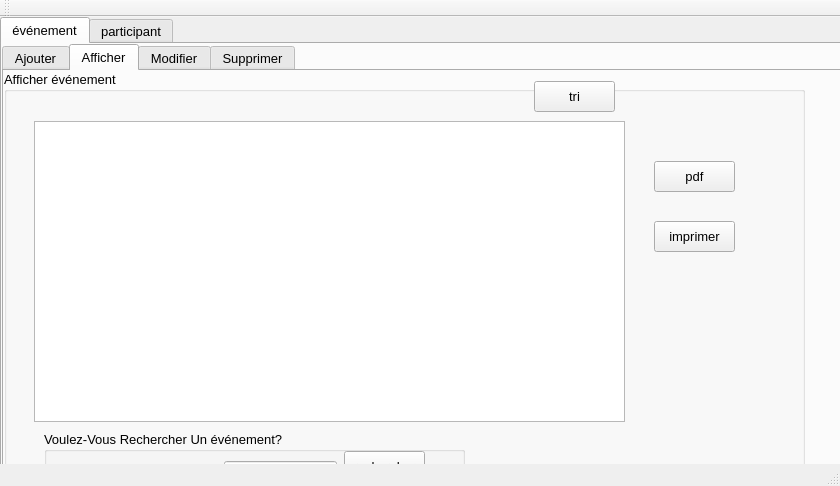
<?xml version="1.0" encoding="UTF-8"?>
<ui version="4.0">
 <class>MainWindow</class>
 <widget class="QMainWindow" name="MainWindow">
  <property name="geometry">
   <rect>
    <x>0</x>
    <y>0</y>
    <width>840</width>
    <height>486</height>
   </rect>
  </property>
  <property name="windowTitle">
   <string>Gestion des étudiants</string>
  </property>
  <widget class="QWidget" name="centralWidget">
   <widget class="QTabWidget" name="tabWidget_2">
    <property name="geometry">
     <rect>
      <x>0</x>
      <y>0</y>
      <width>1271</width>
      <height>711</height>
     </rect>
    </property>
    <property name="font">
     <font>
      <family>MS Shell Dlg 2</family>
      <pointsize>10</pointsize>
     </font>
    </property>
    <property name="styleSheet">
     <string notr="true">background-image:url(:/gris.jpg)</string>
    </property>
    <property name="currentIndex">
     <number>0</number>
    </property>
    <property name="icon" stdset="0">
     <pixmap>:/back.png</pixmap>
    </property>
    <widget class="QWidget" name="tab_4">
     <attribute name="title">
      <string>événement</string>
     </attribute>
     <widget class="QTabWidget" name="tabWidget">
      <property name="geometry">
       <rect>
        <x>0</x>
        <y>0</y>
        <width>901</width>
        <height>661</height>
       </rect>
      </property>
      <property name="font">
       <font>
        <family>MS Shell Dlg 2</family>
        <pointsize>10</pointsize>
        <weight>50</weight>
        <bold>false</bold>
       </font>
      </property>
      <property name="styleSheet">
       <string notr="true">color:url(:/gris.jpg)</string>
      </property>
      <property name="currentIndex">
       <number>1</number>
      </property>
      <widget class="QWidget" name="tab">
       <attribute name="title">
        <string>Ajouter</string>
       </attribute>
       <widget class="QToolButton" name="toolButton">
        <property name="geometry">
         <rect>
          <x>0</x>
          <y>0</y>
          <width>27</width>
          <height>22</height>
         </rect>
        </property>
        <property name="text">
         <string>...</string>
        </property>
       </widget>
       <widget class="QGroupBox" name="groupBox_4">
        <property name="geometry">
         <rect>
          <x>110</x>
          <y>50</y>
          <width>541</width>
          <height>421</height>
         </rect>
        </property>
        <property name="font">
         <font>
          <family>MS Shell Dlg 2</family>
          <pointsize>10</pointsize>
          <weight>50</weight>
          <bold>false</bold>
         </font>
        </property>
        <property name="title">
         <string>Ajouter Un événement</string>
        </property>
        <widget class="QLineEdit" name="lineEdit_titre">
         <property name="geometry">
          <rect>
           <x>290</x>
           <y>60</y>
           <width>211</width>
           <height>20</height>
          </rect>
         </property>
        </widget>
        <widget class="QLineEdit" name="lineEdit_type">
         <property name="geometry">
          <rect>
           <x>290</x>
           <y>100</y>
           <width>211</width>
           <height>21</height>
          </rect>
         </property>
        </widget>
        <widget class="QLabel" name="label_2">
         <property name="geometry">
          <rect>
           <x>150</x>
           <y>110</y>
           <width>47</width>
           <height>13</height>
          </rect>
         </property>
         <property name="font">
          <font>
           <family>MS Shell Dlg 2</family>
           <pointsize>10</pointsize>
           <weight>50</weight>
           <bold>false</bold>
          </font>
         </property>
         <property name="text">
          <string>type</string>
         </property>
        </widget>
        <widget class="QLabel" name="label">
         <property name="geometry">
          <rect>
           <x>150</x>
           <y>60</y>
           <width>91</width>
           <height>16</height>
          </rect>
         </property>
         <property name="font">
          <font>
           <pointsize>10</pointsize>
          </font>
         </property>
         <property name="text">
          <string>titre</string>
         </property>
        </widget>
        <widget class="QLineEdit" name="lineEdit_lieu">
         <property name="geometry">
          <rect>
           <x>290</x>
           <y>150</y>
           <width>211</width>
           <height>20</height>
          </rect>
         </property>
        </widget>
        <widget class="QLineEdit" name="lineEdit_datedebut">
         <property name="geometry">
          <rect>
           <x>290</x>
           <y>190</y>
           <width>211</width>
           <height>22</height>
          </rect>
         </property>
        </widget>
        <widget class="QLineEdit" name="lineEdit_datefin">
         <property name="geometry">
          <rect>
           <x>290</x>
           <y>230</y>
           <width>211</width>
           <height>22</height>
          </rect>
         </property>
        </widget>
        <widget class="QLabel" name="label_3">
         <property name="geometry">
          <rect>
           <x>150</x>
           <y>150</y>
           <width>81</width>
           <height>20</height>
          </rect>
         </property>
         <property name="font">
          <font>
           <family>MS Shell Dlg 2</family>
           <pointsize>10</pointsize>
           <weight>50</weight>
           <bold>false</bold>
          </font>
         </property>
         <property name="text">
          <string>lieu</string>
         </property>
        </widget>
        <widget class="QLabel" name="label_5">
         <property name="geometry">
          <rect>
           <x>150</x>
           <y>190</y>
           <width>81</width>
           <height>20</height>
          </rect>
         </property>
         <property name="font">
          <font>
           <family>MS Shell Dlg 2</family>
           <pointsize>10</pointsize>
           <weight>50</weight>
           <bold>false</bold>
          </font>
         </property>
         <property name="text">
          <string>datedebut</string>
         </property>
        </widget>
        <widget class="QLabel" name="label_6">
         <property name="geometry">
          <rect>
           <x>150</x>
           <y>230</y>
           <width>121</width>
           <height>16</height>
          </rect>
         </property>
         <property name="font">
          <font>
           <family>MS Shell Dlg 2</family>
           <pointsize>10</pointsize>
           <weight>50</weight>
           <bold>false</bold>
          </font>
         </property>
         <property name="text">
          <string>datefin</string>
         </property>
        </widget>
        <widget class="QPushButton" name="pb_ajouter">
         <property name="geometry">
          <rect>
           <x>350</x>
           <y>320</y>
           <width>81</width>
           <height>31</height>
          </rect>
         </property>
         <property name="font">
          <font>
           <family>MS Shell Dlg 2</family>
           <pointsize>10</pointsize>
           <weight>50</weight>
           <bold>false</bold>
          </font>
         </property>
         <property name="text">
          <string>Ajouter</string>
         </property>
        </widget>
       </widget>
       <widget class="QLabel" name="label_17">
        <property name="geometry">
         <rect>
          <x>-25</x>
          <y>-60</y>
          <width>791</width>
          <height>621</height>
         </rect>
        </property>
        <property name="styleSheet">
         <string notr="true">background-image: url(:/gris.jpg);</string>
        </property>
        <property name="text">
         <string/>
        </property>
       </widget>
       <zorder>label_17</zorder>
       <zorder>groupBox_4</zorder>
       <zorder>toolButton</zorder>
      </widget>
      <widget class="QWidget" name="tab_2">
       <attribute name="title">
        <string>Afficher</string>
       </attribute>
       <widget class="QGroupBox" name="groupBox_3">
        <property name="geometry">
         <rect>
          <x>0</x>
          <y>0</y>
          <width>801</width>
          <height>601</height>
         </rect>
        </property>
        <property name="font">
         <font>
          <family>MS Shell Dlg 2</family>
          <pointsize>10</pointsize>
          <weight>50</weight>
          <bold>false</bold>
         </font>
        </property>
        <property name="title">
         <string>Afficher événement</string>
        </property>
        <widget class="QTableView" name="tabevenement">
         <property name="geometry">
          <rect>
           <x>30</x>
           <y>50</y>
           <width>591</width>
           <height>301</height>
          </rect>
         </property>
        </widget>
        <widget class="QGroupBox" name="groupBox">
         <property name="geometry">
          <rect>
           <x>40</x>
           <y>360</y>
           <width>421</width>
           <height>131</height>
          </rect>
         </property>
         <property name="font">
          <font>
           <family>MS Shell Dlg 2</family>
           <pointsize>10</pointsize>
           <weight>50</weight>
           <bold>false</bold>
          </font>
         </property>
         <property name="title">
          <string>Voulez-Vous Rechercher Un événement?</string>
         </property>
         <widget class="QLabel" name="label_8">
          <property name="geometry">
           <rect>
            <x>0</x>
            <y>30</y>
            <width>211</width>
            <height>16</height>
           </rect>
          </property>
          <property name="font">
           <font>
            <family>MS Shell Dlg 2</family>
            <pointsize>10</pointsize>
            <weight>50</weight>
            <bold>false</bold>
           </font>
          </property>
          <property name="text">
           <string>Entrer le titre de  l'événement</string>
          </property>
         </widget>
         <widget class="QLineEdit" name="lineEditrech">
          <property name="geometry">
           <rect>
            <x>180</x>
            <y>30</y>
            <width>113</width>
            <height>22</height>
           </rect>
          </property>
         </widget>
         <widget class="QPushButton" name="pb_rechercher">
          <property name="geometry">
           <rect>
            <x>300</x>
            <y>20</y>
            <width>81</width>
            <height>31</height>
           </rect>
          </property>
          <property name="font">
           <font>
            <family>MS Shell Dlg 2</family>
            <pointsize>10</pointsize>
            <weight>50</weight>
            <bold>false</bold>
           </font>
          </property>
          <property name="text">
           <string>rechercher</string>
          </property>
         </widget>
        </widget>
        <widget class="QPushButton" name="pb_tri">
         <property name="geometry">
          <rect>
           <x>530</x>
           <y>10</y>
           <width>81</width>
           <height>31</height>
          </rect>
         </property>
         <property name="font">
          <font>
           <family>MS Shell Dlg 2</family>
           <pointsize>10</pointsize>
           <weight>50</weight>
           <bold>false</bold>
          </font>
         </property>
         <property name="text">
          <string>tri</string>
         </property>
        </widget>
        <widget class="QPushButton" name="pb_pdf">
         <property name="geometry">
          <rect>
           <x>650</x>
           <y>90</y>
           <width>81</width>
           <height>31</height>
          </rect>
         </property>
         <property name="font">
          <font>
           <family>MS Shell Dlg 2</family>
           <pointsize>10</pointsize>
           <weight>50</weight>
           <bold>false</bold>
          </font>
         </property>
         <property name="text">
          <string>pdf</string>
         </property>
        </widget>
        <widget class="QPushButton" name="pb_imprimer">
         <property name="geometry">
          <rect>
           <x>650</x>
           <y>150</y>
           <width>81</width>
           <height>31</height>
          </rect>
         </property>
         <property name="font">
          <font>
           <family>MS Shell Dlg 2</family>
           <pointsize>10</pointsize>
           <weight>50</weight>
           <bold>false</bold>
          </font>
         </property>
         <property name="text">
          <string>imprimer</string>
         </property>
        </widget>
        <zorder>groupBox</zorder>
        <zorder>tabevenement</zorder>
        <zorder>pb_tri</zorder>
        <zorder>pb_pdf</zorder>
        <zorder>pb_imprimer</zorder>
       </widget>
       <widget class="QLabel" name="label_18">
        <property name="geometry">
         <rect>
          <x>-5</x>
          <y>-5</y>
          <width>931</width>
          <height>581</height>
         </rect>
        </property>
        <property name="styleSheet">
         <string notr="true">background-image: url(:/gris.jpg);</string>
        </property>
        <property name="text">
         <string/>
        </property>
       </widget>
       <zorder>label_18</zorder>
       <zorder>groupBox_3</zorder>
      </widget>
      <widget class="QWidget" name="tab_6">
       <attribute name="title">
        <string>Modifier</string>
       </attribute>
       <widget class="QLabel" name="label_10">
        <property name="geometry">
         <rect>
          <x>230</x>
          <y>90</y>
          <width>91</width>
          <height>16</height>
         </rect>
        </property>
        <property name="font">
         <font>
          <family>MS Shell Dlg 2</family>
          <pointsize>10</pointsize>
          <weight>50</weight>
          <bold>false</bold>
         </font>
        </property>
        <property name="text">
         <string>titre</string>
        </property>
       </widget>
       <widget class="QLabel" name="label_11">
        <property name="geometry">
         <rect>
          <x>240</x>
          <y>130</y>
          <width>91</width>
          <height>16</height>
         </rect>
        </property>
        <property name="font">
         <font>
          <family>MS Shell Dlg 2</family>
          <pointsize>10</pointsize>
          <weight>50</weight>
          <bold>false</bold>
         </font>
        </property>
        <property name="text">
         <string>type</string>
        </property>
       </widget>
       <widget class="QLabel" name="label_12">
        <property name="geometry">
         <rect>
          <x>240</x>
          <y>170</y>
          <width>91</width>
          <height>16</height>
         </rect>
        </property>
        <property name="font">
         <font>
          <family>MS Shell Dlg 2</family>
          <pointsize>10</pointsize>
          <weight>50</weight>
          <bold>false</bold>
         </font>
        </property>
        <property name="text">
         <string>lieu</string>
        </property>
       </widget>
       <widget class="QLabel" name="label_14">
        <property name="geometry">
         <rect>
          <x>240</x>
          <y>210</y>
          <width>91</width>
          <height>16</height>
         </rect>
        </property>
        <property name="font">
         <font>
          <family>MS Shell Dlg 2</family>
          <pointsize>10</pointsize>
          <weight>50</weight>
          <bold>false</bold>
         </font>
        </property>
        <property name="text">
         <string>datedebut</string>
        </property>
       </widget>
       <widget class="QLabel" name="label_15">
        <property name="geometry">
         <rect>
          <x>240</x>
          <y>250</y>
          <width>91</width>
          <height>16</height>
         </rect>
        </property>
        <property name="font">
         <font>
          <family>MS Shell Dlg 2</family>
          <pointsize>10</pointsize>
          <weight>50</weight>
          <bold>false</bold>
         </font>
        </property>
        <property name="text">
         <string>datefin</string>
        </property>
       </widget>
       <widget class="QLineEdit" name="lineEdit_titre_2">
        <property name="geometry">
         <rect>
          <x>400</x>
          <y>90</y>
          <width>181</width>
          <height>22</height>
         </rect>
        </property>
       </widget>
       <widget class="QLineEdit" name="lineEdit_type_2">
        <property name="geometry">
         <rect>
          <x>400</x>
          <y>130</y>
          <width>181</width>
          <height>22</height>
         </rect>
        </property>
       </widget>
       <widget class="QLineEdit" name="lineEdit_lieu_2">
        <property name="geometry">
         <rect>
          <x>400</x>
          <y>170</y>
          <width>181</width>
          <height>22</height>
         </rect>
        </property>
       </widget>
       <widget class="QLineEdit" name="lineEdit_datedebut_2">
        <property name="geometry">
         <rect>
          <x>400</x>
          <y>210</y>
          <width>181</width>
          <height>22</height>
         </rect>
        </property>
       </widget>
       <widget class="QLineEdit" name="lineEdit_datefin_2">
        <property name="geometry">
         <rect>
          <x>400</x>
          <y>250</y>
          <width>181</width>
          <height>22</height>
         </rect>
        </property>
       </widget>
       <widget class="QLabel" name="label_19">
        <property name="geometry">
         <rect>
          <x>-70</x>
          <y>-20</y>
          <width>1131</width>
          <height>621</height>
         </rect>
        </property>
        <property name="styleSheet">
         <string notr="true">background-image: url(:/gris.jpg);</string>
        </property>
        <property name="text">
         <string/>
        </property>
       </widget>
       <widget class="QGroupBox" name="groupBox_2">
        <property name="geometry">
         <rect>
          <x>170</x>
          <y>50</y>
          <width>451</width>
          <height>371</height>
         </rect>
        </property>
        <property name="font">
         <font>
          <pointsize>10</pointsize>
         </font>
        </property>
        <property name="title">
         <string>Modifier un événement</string>
        </property>
        <widget class="QPushButton" name="pb_modifier">
         <property name="geometry">
          <rect>
           <x>320</x>
           <y>290</y>
           <width>81</width>
           <height>21</height>
          </rect>
         </property>
         <property name="font">
          <font>
           <family>MS Shell Dlg 2</family>
           <pointsize>10</pointsize>
           <weight>50</weight>
           <bold>false</bold>
          </font>
         </property>
         <property name="text">
          <string>Modifier</string>
         </property>
        </widget>
       </widget>
       <zorder>label_19</zorder>
       <zorder>groupBox_2</zorder>
       <zorder>label_10</zorder>
       <zorder>label_11</zorder>
       <zorder>label_12</zorder>
       <zorder>label_14</zorder>
       <zorder>label_15</zorder>
       <zorder>lineEdit_titre_2</zorder>
       <zorder>lineEdit_type_2</zorder>
       <zorder>lineEdit_lieu_2</zorder>
       <zorder>lineEdit_datedebut_2</zorder>
       <zorder>lineEdit_datefin_2</zorder>
      </widget>
      <widget class="QWidget" name="tab_3">
       <attribute name="title">
        <string>Supprimer</string>
       </attribute>
       <widget class="QGroupBox" name="groupBox_5">
        <property name="geometry">
         <rect>
          <x>150</x>
          <y>120</y>
          <width>391</width>
          <height>161</height>
         </rect>
        </property>
        <property name="font">
         <font>
          <family>MS Shell Dlg 2</family>
          <pointsize>10</pointsize>
          <weight>50</weight>
          <bold>false</bold>
         </font>
        </property>
        <property name="title">
         <string>Entrer le titre d'un événement Pour Le Supprimer</string>
        </property>
        <widget class="QPushButton" name="pb_supprimer">
         <property name="geometry">
          <rect>
           <x>290</x>
           <y>80</y>
           <width>81</width>
           <height>23</height>
          </rect>
         </property>
         <property name="font">
          <font>
           <family>MS Shell Dlg 2</family>
           <pointsize>10</pointsize>
           <weight>50</weight>
           <bold>false</bold>
          </font>
         </property>
         <property name="text">
          <string>Supprimer</string>
         </property>
        </widget>
        <widget class="QLineEdit" name="lineEdit_titres">
         <property name="geometry">
          <rect>
           <x>160</x>
           <y>80</y>
           <width>113</width>
           <height>20</height>
          </rect>
         </property>
        </widget>
        <widget class="QLabel" name="label_9">
         <property name="geometry">
          <rect>
           <x>50</x>
           <y>80</y>
           <width>91</width>
           <height>16</height>
          </rect>
         </property>
         <property name="font">
          <font>
           <family>MS Shell Dlg 2</family>
           <pointsize>10</pointsize>
           <weight>50</weight>
           <bold>false</bold>
          </font>
         </property>
         <property name="text">
          <string>titre</string>
         </property>
        </widget>
       </widget>
       <widget class="QLabel" name="label_20">
        <property name="geometry">
         <rect>
          <x>-110</x>
          <y>-70</y>
          <width>1171</width>
          <height>661</height>
         </rect>
        </property>
        <property name="styleSheet">
         <string notr="true">background-image: url(:/gris.jpg);</string>
        </property>
        <property name="text">
         <string/>
        </property>
       </widget>
       <zorder>label_20</zorder>
       <zorder>groupBox_5</zorder>
      </widget>
     </widget>
    </widget>
    <widget class="QWidget" name="tab_5">
     <attribute name="title">
      <string>participant</string>
     </attribute>
     <widget class="QTabWidget" name="tabWidget_3">
      <property name="geometry">
       <rect>
        <x>0</x>
        <y>0</y>
        <width>801</width>
        <height>551</height>
       </rect>
      </property>
      <property name="font">
       <font>
        <family>MS Shell Dlg 2</family>
        <pointsize>10</pointsize>
       </font>
      </property>
      <property name="currentIndex">
       <number>1</number>
      </property>
      <widget class="QWidget" name="tab_7">
       <attribute name="title">
        <string>Ajouter</string>
       </attribute>
       <widget class="QLabel" name="label_21">
        <property name="geometry">
         <rect>
          <x>-40</x>
          <y>-10</y>
          <width>841</width>
          <height>621</height>
         </rect>
        </property>
        <property name="styleSheet">
         <string notr="true">background-image: url(:/gris.jpg);</string>
        </property>
        <property name="text">
         <string/>
        </property>
       </widget>
       <widget class="QGroupBox" name="groupBox_6">
        <property name="geometry">
         <rect>
          <x>80</x>
          <y>60</y>
          <width>541</width>
          <height>361</height>
         </rect>
        </property>
        <property name="title">
         <string>Ajouter Un participant</string>
        </property>
        <widget class="QLabel" name="label_22">
         <property name="geometry">
          <rect>
           <x>150</x>
           <y>110</y>
           <width>101</width>
           <height>16</height>
          </rect>
         </property>
         <property name="text">
          <string>prenom</string>
         </property>
        </widget>
        <widget class="QLabel" name="label_23">
         <property name="geometry">
          <rect>
           <x>150</x>
           <y>60</y>
           <width>81</width>
           <height>16</height>
          </rect>
         </property>
         <property name="text">
          <string>nom</string>
         </property>
        </widget>
        <widget class="QLabel" name="label_26">
         <property name="geometry">
          <rect>
           <x>150</x>
           <y>150</y>
           <width>81</width>
           <height>20</height>
          </rect>
         </property>
         <property name="text">
          <string>adresse</string>
         </property>
        </widget>
        <widget class="QLineEdit" name="lineEdit_nom">
         <property name="geometry">
          <rect>
           <x>290</x>
           <y>60</y>
           <width>211</width>
           <height>22</height>
          </rect>
         </property>
        </widget>
        <widget class="QLineEdit" name="lineEdit_prenom">
         <property name="geometry">
          <rect>
           <x>290</x>
           <y>110</y>
           <width>211</width>
           <height>22</height>
          </rect>
         </property>
        </widget>
        <widget class="QLineEdit" name="lineEdit_adresse">
         <property name="geometry">
          <rect>
           <x>290</x>
           <y>150</y>
           <width>211</width>
           <height>22</height>
          </rect>
         </property>
        </widget>
        <widget class="QPushButton" name="pb_ajouter_2">
         <property name="geometry">
          <rect>
           <x>360</x>
           <y>300</y>
           <width>81</width>
           <height>28</height>
          </rect>
         </property>
         <property name="text">
          <string>Ajouter</string>
         </property>
        </widget>
       </widget>
      </widget>
      <widget class="QWidget" name="tab_8">
       <attribute name="title">
        <string>Afficher</string>
       </attribute>
       <widget class="QGroupBox" name="groupBox_7">
        <property name="geometry">
         <rect>
          <x>0</x>
          <y>0</y>
          <width>801</width>
          <height>591</height>
         </rect>
        </property>
        <property name="title">
         <string>Afficher participant</string>
        </property>
        <widget class="QGroupBox" name="groupBox_8">
         <property name="geometry">
          <rect>
           <x>30</x>
           <y>300</y>
           <width>421</width>
           <height>141</height>
          </rect>
         </property>
         <property name="title">
          <string>Voulez-Vous Rechercher Un participant?</string>
         </property>
         <widget class="QLabel" name="label_24">
          <property name="geometry">
           <rect>
            <x>20</x>
            <y>40</y>
            <width>211</width>
            <height>16</height>
           </rect>
          </property>
          <property name="text">
           <string>Entrer le nom</string>
          </property>
         </widget>
         <widget class="QLineEdit" name="lineEditrech_2">
          <property name="geometry">
           <rect>
            <x>150</x>
            <y>40</y>
            <width>113</width>
            <height>22</height>
           </rect>
          </property>
         </widget>
         <widget class="QPushButton" name="pb_rechercher_2">
          <property name="geometry">
           <rect>
            <x>300</x>
            <y>40</y>
            <width>81</width>
            <height>31</height>
           </rect>
          </property>
          <property name="font">
           <font>
            <family>MS Shell Dlg 2</family>
            <pointsize>10</pointsize>
            <weight>50</weight>
            <bold>false</bold>
           </font>
          </property>
          <property name="text">
           <string>rechercher</string>
          </property>
         </widget>
        </widget>
        <widget class="QPushButton" name="pushButton_7">
         <property name="geometry">
          <rect>
           <x>530</x>
           <y>410</y>
           <width>93</width>
           <height>28</height>
          </rect>
         </property>
         <property name="text">
          <string>Imprimer</string>
         </property>
        </widget>
        <widget class="QTableView" name="tabparticipant">
         <property name="geometry">
          <rect>
           <x>30</x>
           <y>60</y>
           <width>591</width>
           <height>231</height>
          </rect>
         </property>
        </widget>
        <widget class="QPushButton" name="pb_tri_2">
         <property name="geometry">
          <rect>
           <x>540</x>
           <y>20</y>
           <width>81</width>
           <height>31</height>
          </rect>
         </property>
         <property name="font">
          <font>
           <family>MS Shell Dlg 2</family>
           <pointsize>10</pointsize>
           <weight>50</weight>
           <bold>false</bold>
          </font>
         </property>
         <property name="text">
          <string>tri</string>
         </property>
        </widget>
       </widget>
       <widget class="QLabel" name="label_36">
        <property name="geometry">
         <rect>
          <x>-235</x>
          <y>0</y>
          <width>1121</width>
          <height>681</height>
         </rect>
        </property>
        <property name="styleSheet">
         <string notr="true">background-image:url(:/gris.jpg)</string>
        </property>
        <property name="text">
         <string/>
        </property>
       </widget>
       <zorder>label_36</zorder>
       <zorder>groupBox_7</zorder>
      </widget>
      <widget class="QWidget" name="tab_9">
       <attribute name="title">
        <string>Modifier</string>
       </attribute>
       <widget class="QGroupBox" name="groupBox_9">
        <property name="geometry">
         <rect>
          <x>100</x>
          <y>50</y>
          <width>521</width>
          <height>361</height>
         </rect>
        </property>
        <property name="title">
         <string>Modifier Un participant</string>
        </property>
        <widget class="QLabel" name="label_25">
         <property name="geometry">
          <rect>
           <x>150</x>
           <y>110</y>
           <width>101</width>
           <height>16</height>
          </rect>
         </property>
         <property name="text">
          <string>prénom</string>
         </property>
        </widget>
        <widget class="QLabel" name="label_29">
         <property name="geometry">
          <rect>
           <x>150</x>
           <y>60</y>
           <width>101</width>
           <height>16</height>
          </rect>
         </property>
         <property name="text">
          <string>nom</string>
         </property>
        </widget>
        <widget class="QLabel" name="label_30">
         <property name="geometry">
          <rect>
           <x>150</x>
           <y>150</y>
           <width>81</width>
           <height>20</height>
          </rect>
         </property>
         <property name="text">
          <string>adresse</string>
         </property>
        </widget>
        <widget class="QLineEdit" name="lineEdit_nom_2">
         <property name="geometry">
          <rect>
           <x>290</x>
           <y>60</y>
           <width>211</width>
           <height>22</height>
          </rect>
         </property>
        </widget>
        <widget class="QLineEdit" name="lineEdit_prenom_2">
         <property name="geometry">
          <rect>
           <x>290</x>
           <y>110</y>
           <width>211</width>
           <height>22</height>
          </rect>
         </property>
        </widget>
        <widget class="QLineEdit" name="lineEdit_adresse_2">
         <property name="geometry">
          <rect>
           <x>290</x>
           <y>150</y>
           <width>211</width>
           <height>22</height>
          </rect>
         </property>
        </widget>
        <widget class="QPushButton" name="pb_modifier_2">
         <property name="geometry">
          <rect>
           <x>400</x>
           <y>240</y>
           <width>81</width>
           <height>21</height>
          </rect>
         </property>
         <property name="font">
          <font>
           <family>MS Shell Dlg 2</family>
           <pointsize>10</pointsize>
           <weight>50</weight>
           <bold>false</bold>
          </font>
         </property>
         <property name="text">
          <string>Modifier</string>
         </property>
        </widget>
       </widget>
       <widget class="QLabel" name="label_33">
        <property name="geometry">
         <rect>
          <x>0</x>
          <y>0</y>
          <width>861</width>
          <height>611</height>
         </rect>
        </property>
        <property name="styleSheet">
         <string notr="true">background-image:url(:/gris.jpg)</string>
        </property>
        <property name="text">
         <string/>
        </property>
       </widget>
       <zorder>label_33</zorder>
       <zorder>groupBox_9</zorder>
      </widget>
      <widget class="QWidget" name="tab_10">
       <attribute name="title">
        <string>Supprimer</string>
       </attribute>
       <widget class="QLabel" name="label_34">
        <property name="geometry">
         <rect>
          <x>-180</x>
          <y>-40</y>
          <width>931</width>
          <height>671</height>
         </rect>
        </property>
        <property name="styleSheet">
         <string notr="true">background-image:url(:/gris.jpg)</string>
        </property>
        <property name="text">
         <string/>
        </property>
       </widget>
       <widget class="QGroupBox" name="groupBox_10">
        <property name="geometry">
         <rect>
          <x>180</x>
          <y>120</y>
          <width>391</width>
          <height>161</height>
         </rect>
        </property>
        <property name="title">
         <string>Entrer le nom Pour Le Supprimer</string>
        </property>
        <widget class="QLabel" name="label_35">
         <property name="geometry">
          <rect>
           <x>50</x>
           <y>80</y>
           <width>91</width>
           <height>16</height>
          </rect>
         </property>
         <property name="text">
          <string>nom</string>
         </property>
        </widget>
        <widget class="QLineEdit" name="lineEdit_noms">
         <property name="geometry">
          <rect>
           <x>150</x>
           <y>80</y>
           <width>113</width>
           <height>22</height>
          </rect>
         </property>
        </widget>
        <widget class="QPushButton" name="pb_supprimer2">
         <property name="geometry">
          <rect>
           <x>290</x>
           <y>80</y>
           <width>93</width>
           <height>28</height>
          </rect>
         </property>
         <property name="text">
          <string>Supprimer</string>
         </property>
        </widget>
       </widget>
      </widget>
     </widget>
    </widget>
   </widget>
  </widget>
  <widget class="QMenuBar" name="menuBar">
   <property name="geometry">
    <rect>
     <x>0</x>
     <y>0</y>
     <width>840</width>
     <height>21</height>
    </rect>
   </property>
  </widget>
  <widget class="QToolBar" name="mainToolBar">
   <attribute name="toolBarArea">
    <enum>TopToolBarArea</enum>
   </attribute>
   <attribute name="toolBarBreak">
    <bool>false</bool>
   </attribute>
  </widget>
  <widget class="QStatusBar" name="statusBar"/>
 </widget>
 <layoutdefault spacing="6" margin="11"/>
 <resources/>
 <connections/>
</ui>
